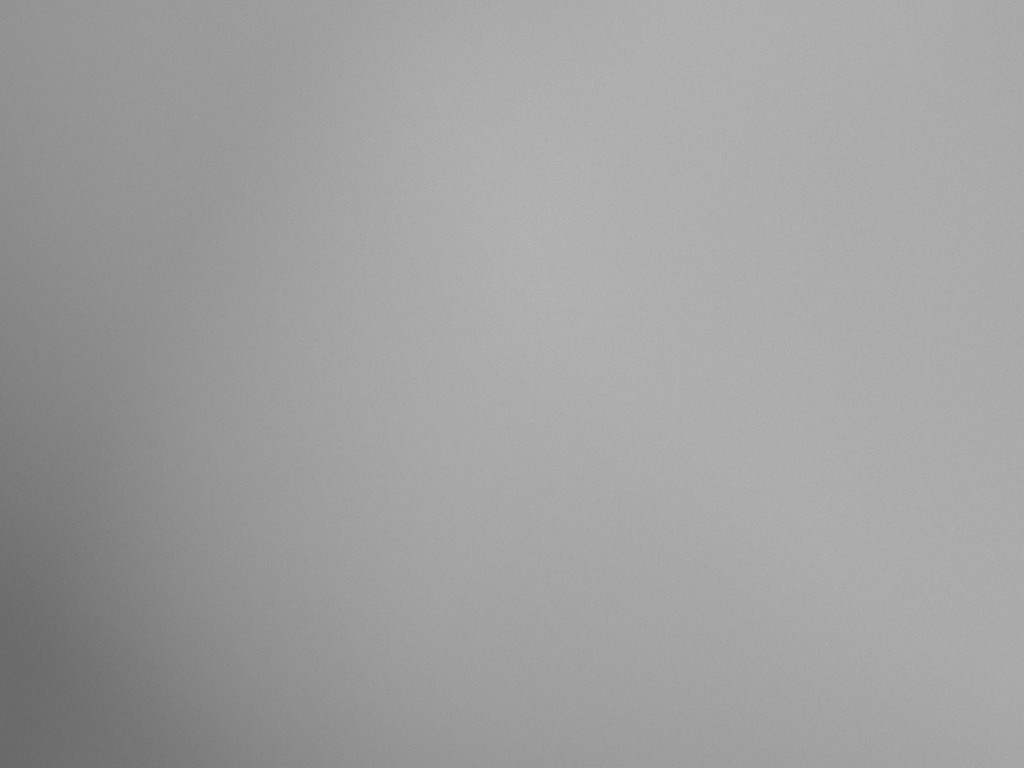
#> input picture dypoleImaging_v1.8/FLIRCommand/newtest-11232020181224-0.tiff, 2048 x 1536 px (shown at 1/2 size)
$ python -i fitTool.py   (imports and definitions only)
#> lines starting #> are read from the running program, lines starting #| are printed output that depends on the picture
#> further down, picture is the input picture: shape (1536, 2048); min 95, max 255, mean 160
## This file defines some image fitting tool functions
import numpy as np
from scipy.optimize import curve_fit
import operator
from polylog import *
import time
from mpmath import *
import matplotlib.pyplot as plt

#########################################################
#########################################################
#########################################################
### degenerate functions ###
### from Aug 27th 2018 ###

# [4 lines left out: function condensate1DDist, not called in this run]

def pureCondensate1D(data, x0, TF_radius, BEC_amp, offset, slope):
    return BEC_amp * np.maximum((1 - ((data-x0)/TF_radius)**2), 0)

#########################################################

def single_G(x, A, center, sigma, offset):
    return A*np.exp(-1*((x-center)**2)/(2*sigma**2)) + offset

def single_G_plus_slope(x, A, center, sigma, offset, slope):
    return A*np.exp(-1*((x-center)**2)/(2*sigma**2)) + offset + slope * x

# [239 lines left out: functions gaussian_2d, gaussianFit2D, gaussianFit, radialAverage, not called in this run]


def azimuthalAverage(image, center=None, stddev=False, returnradii=False, return_nr=False,
        binsize = 0.2, weights=None, steps=False, interpnan=False, left=None, right=None,
        mask=None ):
    """
    Calculate the azimuthally averaged radial profile.
    image - The 2D image
    center - The [x,y] pixel coordinates used as the center. The default is
             None, which then uses the center of the image (including
             fractional pixels).
    stddev - if specified, return the azimuthal standard deviation instead of the average
    returnradii - if specified, return (radii_array,radial_profile)
    return_nr   - if specified, return number of pixels per radius *and* radius
    binsize - size of the averaging bin.  Can lead to strange results if
        non-binsize factors are used to specify the center and the binsize is
        too large
    weights - can do a weighted average instead of a simple average if this keyword parameter
        is set.  weights.shape must = image.shape.  weighted stddev is undefined, so don't
        set weights and stddev.
    steps - if specified, will return a double-length bin array and radial
        profile so you can plot a step-form radial profile (which more accurately
        represents what's going on)
    interpnan - Interpolate over NAN values, i.e. bins where there is no data?
        left,right - passed to interpnan; they set the extrapolated values
    mask - can supply a mask (boolean array same size as image with True for OK and False for not)
        to average over only select data.
    If a bin contains NO DATA, it will have a NAN value because of the
    divide-by-sum-of-weights component.  I think this is a useful way to denote
    lack of data, but users let me know if an alternative is prefered...

    """
#> called with stddev = False, returnradii = False, return_nr = False, binsize = 0.2, steps = False, interpnan = False
    # Calculate the indices from the image
    y, x = np.indices(image.shape)

    if center is None:
        center = np.array([(x.max()-x.min())/2.0, (y.max()-y.min())/2.0])
#> center = [1023.5, 767.5]

    r = np.hypot(x - center[0], y - center[1])

    if weights is None:
        weights = np.ones(image.shape)
    elif stddev:
        raise ValueError("Weighted standard deviation is not defined.")

    if mask is None:
        mask = np.ones(image.shape,dtype='bool')
    # obsolete elif len(mask.shape) > 1:
    # obsolete     mask = mask.ravel()

    # the 'bins' as initially defined are lower/upper bounds for each bin
    # so that values will be in [lower,upper)
    nbins = int(np.round(r.max() / binsize)+1)
#> nbins = 6398
    maxbin = nbins * binsize
#> maxbin = 1279.6
    bins = np.linspace(0,maxbin,nbins+1)
#> bins = 6399 values from 0 to 1279.6
    # but we're probably more interested in the bin centers than their left or right sides...
    bin_centers = (bins[1:]+bins[:-1])/2.0
#> bin_centers = 6398 values from 0.1 to 1279.5

    # how many per bin (i.e., histogram)?
    # there are never any in bin 0, because the lowest index returned by digitize is 1
    #nr = np.bincount(whichbin)[1:]
    nr = np.histogram(r, bins, weights=mask.astype('int'))[0]
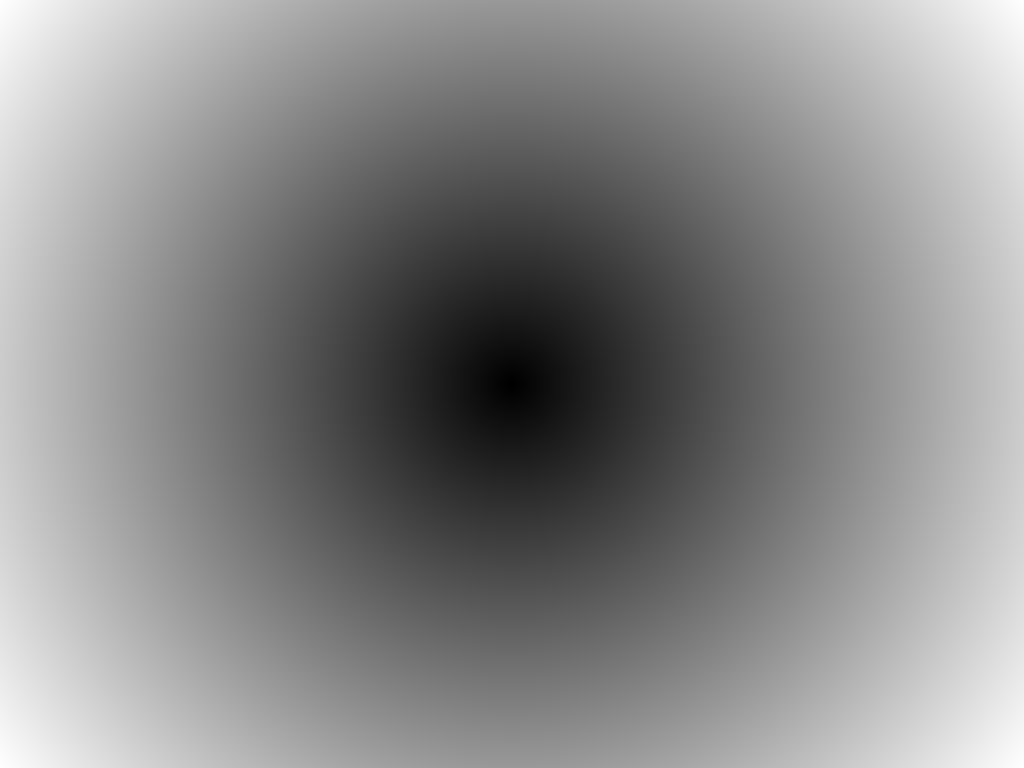
#> r: shape (1536, 2048) float64 (shown at 1/2 size); min 0.707, max 1279.3, mean 689.9; drawn with min black and max white

    # recall that bins are from 1 to nbins (which is expressed in array terms by arange(nbins)+1 or xrange(1,nbins+1) )
    # radial_prof.shape = bin_centers.shape
    if stddev:
        # Find out which radial bin each point in the map belongs to
        whichbin = np.digitize(r.flat,bins)
        # This method is still very slow; is there a trick to do this with histograms?
        radial_prof = np.array([image.flat[mask.flat*(whichbin==b)].std() for b in xrange(1,nbins+1)])
    else:
        radial_prof = np.histogram(r, bins, weights=(image*weights*mask))[0] / np.histogram(r, bins, weights=(mask*weights))[0]
#        radial_prof = np.histogram(r, bins, weights=(image*weights*mask))[0]

    if interpnan:
        radial_prof = np.interp(bin_centers,bin_centers[radial_prof==radial_prof],radial_prof[radial_prof==radial_prof],left=left,right=right)

    if steps:
        xarr = np.array(zip(bins[:-1],bins[1:])).ravel()
        yarr = np.array(zip(radial_prof,radial_prof)).ravel()

# [4 lines of commented-out code are left out]
        return xarr, yarr
    elif returnradii:
        return bin_centers,radial_prof
    elif return_nr:
        return nr,bin_centers,radial_prof
    else:
        return bins[1:], radial_prof

# [264 lines left out: functions initialGauss, qguess, gaussionDistribution, fermionDistribution, bosonDistribution, bosonDistributionSumThermal and 4 more, not called in this run]

>>> import cv2
>>> picture = cv2.imread('FLIRCommand/newtest-11232020181224-0.tiff', cv2.IMREAD_GRAYSCALE)
>>> result = azimuthalAverage(picture)
